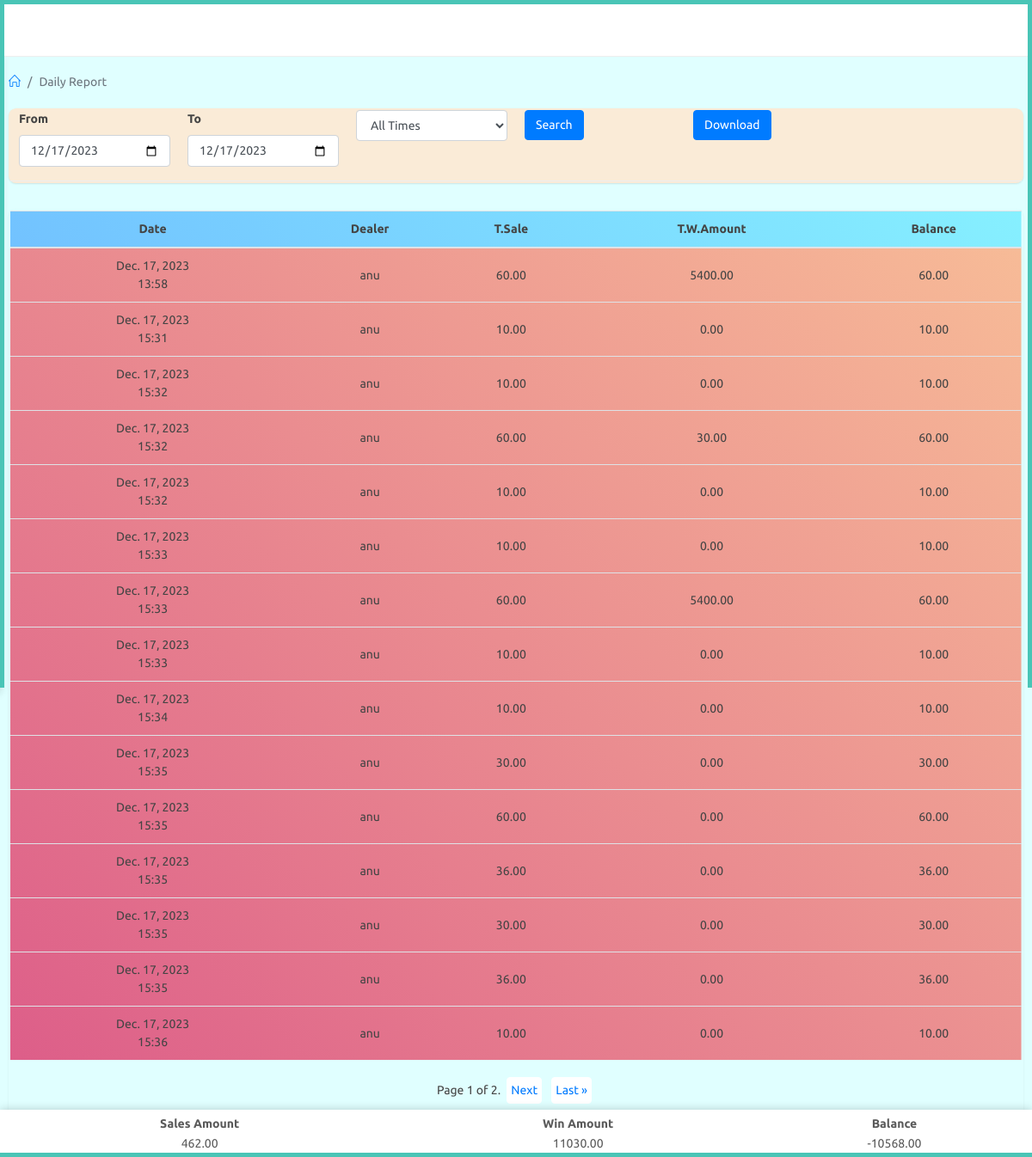
/dealer/daily-report (signed in), run on the app's committed database.
### agent/models.py (models this page shows, shortened)
class Bill(models.Model):
    user = models.ForeignKey(User, on_delete=models.CASCADE)
    customer = models.CharField(max_length=100)
    time_id = models.ForeignKey(PlayTime,on_delete=models.CASCADE,null=True)
    date = models.DateField()
    agent_games = models.ManyToManyField(AgentGame)
    dealer_games = models.ManyToManyField(DealerGame)
    total_c_amount = models.DecimalField(max_digits=10, decimal_places=2)
    total_d_amount = models.DecimalField(max_digits=10, decimal_places=2)
    total_count = models.DecimalField(max_digits=10, decimal_places=0)
    win_amount = models.DecimalField(max_digits=10,decimal_places=2,default=0)
    total_c_amount_admin = models.DecimalField(max_digits=10, decimal_places=2,default=0)
    total_d_amount_admin = models.DecimalField(max_digits=10, decimal_places=2,default=0)
    win_amount_admin = models.DecimalField(max_digits=10,decimal_places=2,default=0)
    created_at = models.DateTimeField(default=timezone.now)

### website/models.py (models this page shows)
class User(AbstractUser):
    is_agent = models.BooleanField("is agent", default=False)
    is_dealer = models.BooleanField("is dealer", default=False)

### dealer/views.py (the view)
# urls.py: path('daily-report',views.daily_report,name="daily_report"),
@dealer_required
@login_required
def daily_report(request):
    print("Daily report function")
    dealer_bills={}
    totals={}
    select_time={}
    dealer_games={}
    dealer_obj = Dealer.objects.get(user=request.user)
    print(dealer_obj)
    times = PlayTime.objects.filter().all().order_by('id')
    ist = pytz.timezone('Asia/Kolkata')
    current_date = timezone.now().astimezone(ist).date()
    print(current_date)
    items_per_page = 15
    total_winning = []
    total_balance = []
    if request.method == 'POST':
        select_time = request.POST.get('select-time')
        from_date = request.POST.get('from-date')
        to_date = request.POST.get('to-date')
        try:
            selected_game_time = PlayTime.objects.get(id=select_time)
        except:
            selected_game_time = 'all times'
        dealer_bills = []
        total_winning = []
        total_balance = []
        if select_time != 'all':
            dealer_games = DealerGame.objects.filter(date__range=[from_date, to_date],dealer=dealer_obj,time=select_time).all()
            dealer_bills = Bill.objects.filter(date__range=[from_date, to_date],user=dealer_obj.user.id,time_id=select_time).all()
            paginator = Paginator(dealer_bills, 15)
            page = request.POST.get('page', 1)
            try:
                combined_bills = paginator.page(page)
            except PageNotAnInteger:
                combined_bills = paginator.page(1)
            except EmptyPage:
                combined_bills = paginator.page(paginator.num_pages)
            for bill in dealer_bills:
                winnings = Winning.objects.filter(date__range=[from_date, to_date],dealer=dealer_obj,bill=bill.id,time=select_time)
                total_winning = sum(winning.total for winning in winnings)
                bill.win_amount = total_winning
                if winnings != 0:
                    bill.total_d_amount = bill.total_c_amount - total_winning
                else:
                    bill.total_d_amount = total_winning - bill.total_c_amount
                total_winning = sum(bill.win_amount for bill in dealer_bills)
                total_balance = sum(bill.total_d_amount for bill in dealer_bills)
            total_c_amount = DealerGame.objects.filter(date__range=[from_date, to_date],dealer=dealer_obj,time=select_time).aggregate(total_c_amount=Sum('c_amount'))
            context = {
                'times': times,
                'combined_bills' : combined_bills,
                'dealer_games' : dealer_games,
                'total_c_amount' : total_c_amount,
                'total_winning' : total_winning,
                'total_balance' : total_balance,
                'selected_time' : select_time,
                'selected_game_time' : selected_game_time,
                'selected_from' : from_date,
                'selected_to' : to_date,
            }
            return render(request,'dealer/daily_report.html',context)
        else:
            dealer_games = DealerGame.objects.filter(date__range=[from_date, to_date],dealer=dealer_obj)
            dealer_bills = Bill.objects.filter(date__range=[from_date, to_date],user=dealer_obj.user.id).distinct()
            paginator = Paginator(dealer_bills, 15)
            page = request.POST.get('page', 1)
            try:
                combined_bills = paginator.page(page)
            except PageNotAnInteger:
                combined_bills = paginator.page(1)
            except EmptyPage:
                combined_bills = paginator.page(paginator.num_pages)
            winning_for_bills = Winning.objects.filter(bill__in=dealer_bills)
            for bill in dealer_bills:
                winnings = Winning.objects.filter(date__range=[from_date, to_date],dealer=dealer_obj,bill=bill.id)
                total_winning = sum(winning.total for winning in winnings)
                bill.win_amount = total_winning
                if winnings != 0:
                    bill.total_d_amount = bill.total_c_amount - total_winning
                else:
                    bill.total_d_amount = total_winning - bill.total_c_amount
                total_winning = sum(bill.win_amount for bill in dealer_bills)
                total_balance = sum(bill.total_d_amount for bill in dealer_bills)
            total_c_amount = DealerGame.objects.filter(date__range=[from_date, to_date],dealer=dealer_obj).aggregate(total_c_amount=Sum('c_amount'))
            print(total_c_amount)
            context = {
                'times': times,
                'combined_bills' : combined_bills,
                'dealer_games' : dealer_games,
                'winnings' : winning_for_bills,
                'total_c_amount' : total_c_amount,
                'total_winning' : total_winning,
                'total_balance' : total_balance,
                'selected_time' : 'all',
                'selected_game_time' : selected_game_time,
                'selected_from' : from_date,
                'selected_to' : to_date,
            }
            return render(request,'dealer/daily_report.html',context)
    else:
        dealer_games = DealerGame.objects.filter(date=current_date,dealer=dealer_obj).all()
        dealer_bills = Bill.objects.filter(date=current_date,user=dealer_obj.user.id).all()
        paginator = Paginator(dealer_bills, 15)
        page = request.GET.get('page', 1)
        try:
            combined_bills = paginator.page(page)
        except PageNotAnInteger:
            combined_bills = paginator.page(1)
        except EmptyPage:
            combined_bills = paginator.page(paginator.num_pages)
        for bill in dealer_bills:
            winnings = Winning.objects.filter(date=current_date,dealer=dealer_obj,bill=bill.id)
            total_winning = sum(winning.total for winning in winnings)
            bill.win_amount = total_winning
            if winnings != 0:
                bill.total_d_amount = bill.total_c_amount - total_winning
            else:
                bill.total_d_amount = total_winning - bill.total_c_amount
            total_winning = sum(bill.win_amount for bill in dealer_bills)
            total_balance = sum(bill.total_d_amount for bill in dealer_bills)
        total_c_amount = DealerGame.objects.filter(date=current_date,dealer=dealer_obj).aggregate(total_c_amount=Sum('c_amount'))
        print(total_c_amount)
        select_time = 'all'
        selected_game_time = 'all times'
        context = {
            'times': times,
            'combined_bills' : combined_bills,
            'dealer_games' : dealer_games,
            'total_c_amount' : total_c_amount,
            'total_winning' : total_winning,
            'total_balance' : total_balance,
            'selected_time' : select_time,
            'dealer_games' : dealer_games,
            'selected_game_time' : selected_game_time,
        }
    return render(request,'dealer/daily_report.html',context)

### website/models.py (called while the page is built)
    def __str__(self):
        return str(self.user)

### templates/dealer/daily_report.html (shortened to what this page needs)
{% extends 'dealer/partials/base.html' %}
{% load static %}
{% block content %}
<div id="main-content">
    <div class="container-fluid">
        <div class="block-header">
            <div class="row header">
                <div class="col-lg-5 col-md-8 col-sm-12">
                    <ul class="breadcrumb">
                        <li class="breadcrumb-item"><a href="{% url 'dealer:index' %}"><i class="icon-home"></i></a>
                        </li>
                        <li class="breadcrumb-item active">Daily Report</li>
                    </ul>
                </div>
            </div>
        </div>
        <form method="POST">
        <div class="row clearfix" style="padding-left: 0px;padding-right: 0px;">
            <div class="col-md-12">
                <div class="card" style="padding-left: 0px;padding-right: 0px;background-color:antiquewhite;">
                    <div class="body serch">
                            <ul class="nav nav-tabs-new2">
                                <div class="col-lg-2 col-md-6 col-6">
                                    <div class="form-group">
                                        <label for="tax-id" class="control-label">From</label>
                                        <input type="date" class="form-control" id="from-date" name="from-date">
                                    </div>
                                </div>
                                <div class="col-lg-2 col-md-6 col-6">
                                    <div class="form-group">
                                        <label for="tax-id" class="control-label">To</label>
                                        <input type="date" class="form-control" id="to-date" name="to-date">
                                    </div>
                                </div>
                                <div class="col-lg-2 col-md-6 col-6">
                                    <div class="form-group">
                                        <div class="mb-3">
                                            <select class="form-control show-tick ms select2" data-placeholder="Select"
                                                name="select-time" id="time">
                                                <option value="all">All Times</option>
                                            </select>
                                        </div>
                                    </div>
                                </div>
                                <div class="col-lg-2 col-md-6 col-6">
                                    <div class="form-group">
                                        <button type="submit" class="btn btn-primary">Search</button>
                                    </div>
                                </div>
                                <div class="col-lg-2 col-md-6 col-6">
                                    <div class="form-group">
                                        <button class="btn btn-primary" id="pdfButton" onclick="generateAndOpenPDF()" type="submit">Download</button>
                                    </div>
                                </div>
                            </ul>
                    </div>
                </div>
            </div>
        </div>
        <div class="container-fluid" style="padding-left: 0px;padding-right: 0px;background-color:lightcyan;">
            <div class="row clearfix" style="padding-left: 0px;padding-right: 0px;background-color:lightcyan;">
                <div class="col-lg-12">
                    <div class="card" style="padding-left: 0px;padding-right: 0px;background-color:lightcyan;">
                        <div class="body">
                            <div class="table-responsive">
                                <table class="table m-b-0">
                                    <thead class="l-blue">
                                        <tr>
                                            <th>Date</th>
                                            <th>Dealer</th>
                                            <th>T.Sale</th>
                                            <th>T.W.Amount</th>
                                            <th>Balance</th>
                                        </tr>
                                    </thead>
                                    <tbody class="l-blush">
                                        {% for bill in combined_bills %}
                                        <tr>
                                            <td>{{ bill.created_at|date:"N j, Y" }}<br>{{ bill.created_at|time:"H:i" }}
                                            </td>
                                            {% if bill.customer == '' %}
                                            <td>{{ bill.user }}</td>
                                            {% else %}
                                            <td>{{ bill.customer }}</td>
                                            {% endif %}
                                            <td>{{ bill.total_c_amount|floatformat:2 }}</td>
                                            <td>{{ bill.win_amount|floatformat:2 }}</td>
                                            <td>{{ bill.total_d_amount|floatformat:2 }}</td>
                                        </tr>
                                        {% endfor %}
                                    </tbody>
                                </table>
                                <div class="pagination" style="padding-bottom: 30px;">
                                    <span class="step-links">
                                        <span class="current">
                                            Page {{ combined_bills.number }} of {{ combined_bills.paginator.num_pages }}.
                                        </span>
                                        {% if combined_bills.has_next %}
                                        <button type="submit" class="pagination-link" name="page" value="{{ combined_bills.next_page_number }}">Next</button>
                                        <button type="submit" class="pagination-link" name="page" value="{{ combined_bills.paginator.num_pages }}">Last &raquo;</button>
                                        {% endif %}
                                    </span>
                                </div>
                            </div>
                        </div>
                    </div>
                </div>
            </div>
        </div>
        </form>
    </div>
</div>
<nav class="navbar-bottom" id="btotal">
    <table>
        <thead>
            <tr>
                <th class="th">Sales Amount</th>
                <th class="th">Win Amount</th>
                <th class="th">Balance</th>
            </tr>
        </thead>
        <tbody>
            <tr>
                <td class="td">{{total_c_amount.total_c_amount|floatformat:2}}</td>
                <td class="td">{{total_winning|floatformat:2 }}</td>
                <td class="td">{{total_balance|floatformat:2 }}</td>
            </tr>
        </tbody>
    </table>
</nav>
{% endblock %}

### static/css/color_skins.css (style rules this page uses)
.theme-cyan:before, .theme-cyan:after { background: #49c5b6 }

### templates/dealer/daily_report.html (style rules this page uses)
.navbar-bottom { position: fixed; bottom: 0; width: 100%; height: 55px; box-shadow: 0 0 10px rgba(0, 0, 0, 0.2); background-color: #ffffff; overflow-x: auto; justify-content: space-evenly; display: flex; flex-direction: column; }
.th, .td { text-align: center; }
th, td { text-align: center; }
.pagination { margin-top: 20px; display: flex; justify-content: center; }
.pagination button { color: #007bff; background-color: #ffffff; padding: 4px 4px; text-decoration: none; border: 1px solid #ffffff; border-radius: 4px; margin: 0 4px; }

### data on the page
Bill: created_at "Dec. 17, 2023", created_at "13:58", user "anu", total_c_amount "60.00", win_amount "5400.00", total_d_amount "60.00"
Bill: created_at "Dec. 17, 2023", created_at "15:31", user "anu", total_c_amount "10.00", win_amount "0.00", total_d_amount "10.00"
Bill: created_at "Dec. 17, 2023", created_at "15:32", user "anu", total_c_amount "10.00", win_amount "0.00", total_d_amount "10.00"
Bill: created_at "Dec. 17, 2023", created_at "15:32", user "anu", total_c_amount "60.00", win_amount "30.00", total_d_amount "60.00"
Bill: created_at "Dec. 17, 2023", created_at "15:32", user "anu", total_c_amount "10.00", win_amount "0.00", total_d_amount "10.00"
Bill: created_at "Dec. 17, 2023", created_at "15:33", user "anu", total_c_amount "10.00", win_amount "0.00", total_d_amount "10.00"
Bill: created_at "Dec. 17, 2023", created_at "15:33", user "anu", total_c_amount "60.00", win_amount "5400.00", total_d_amount "60.00"
Bill: created_at "Dec. 17, 2023", created_at "15:33", user "anu", total_c_amount "10.00", win_amount "0.00", total_d_amount "10.00"
Bill: created_at "Dec. 17, 2023", created_at "15:34", user "anu", total_c_amount "10.00", win_amount "0.00", total_d_amount "10.00"
Bill: created_at "Dec. 17, 2023", created_at "15:35", user "anu", total_c_amount "30.00", win_amount "0.00", total_d_amount "30.00"
Bill: created_at "Dec. 17, 2023", created_at "15:35", user "anu", total_c_amount "60.00", win_amount "0.00", total_d_amount "60.00"
Bill: created_at "Dec. 17, 2023", created_at "15:35", user "anu", total_c_amount "36.00", win_amount "0.00", total_d_amount "36.00"
Bill: created_at "Dec. 17, 2023", created_at "15:35", user "anu", total_c_amount "30.00", win_amount "0.00", total_d_amount "30.00"
Bill: created_at "Dec. 17, 2023", created_at "15:35", user "anu", total_c_amount "36.00", win_amount "0.00", total_d_amount "36.00"
Bill: created_at "Dec. 17, 2023", created_at "15:36", user "anu", total_c_amount "10.00", win_amount "0.00", total_d_amount "10.00"

### other printed values
{{ combined_bills.number }} "1"
{{ combined_bills.paginator.num_pages }} "2"
{{ total_c_amount.total_c_amount|floatformat:2 }} "462.00"
{{ total_winning|floatformat:2 }} "11030.00"
{{ total_balance|floatformat:2 }} "-10568.00"
